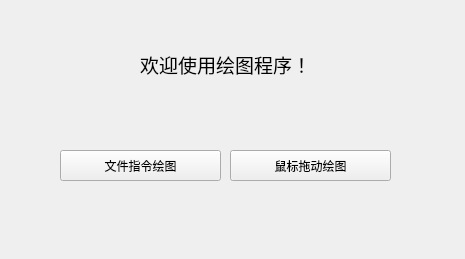
<?xml version="1.0" encoding="UTF-8"?>
<ui version="4.0">
 <class>MainWindow</class>
 <widget class="QMainWindow" name="MainWindow">
  <property name="geometry">
   <rect>
    <x>0</x>
    <y>0</y>
    <width>465</width>
    <height>259</height>
   </rect>
  </property>
  <property name="windowTitle">
   <string>MainWindow</string>
  </property>
  <widget class="QWidget" name="centralWidget">
   <widget class="QLabel" name="label">
    <property name="geometry">
     <rect>
      <x>50</x>
      <y>50</y>
      <width>351</width>
      <height>71</height>
     </rect>
    </property>
    <property name="font">
     <font>
      <pointsize>14</pointsize>
     </font>
    </property>
    <property name="text">
     <string>&lt;html&gt;&lt;head/&gt;&lt;body&gt;&lt;p align=&quot;center&quot;&gt;欢迎使用绘图程序！&lt;/p&gt;&lt;p&gt;&lt;br/&gt;&lt;/p&gt;&lt;/body&gt;&lt;/html&gt;</string>
    </property>
    <property name="alignment">
     <set>Qt::AlignCenter</set>
    </property>
   </widget>
   <widget class="QPushButton" name="btn_File">
    <property name="geometry">
     <rect>
      <x>60</x>
      <y>150</y>
      <width>161</width>
      <height>31</height>
     </rect>
    </property>
    <property name="text">
     <string>文件指令绘图</string>
    </property>
   </widget>
   <widget class="QPushButton" name="btn_Mouse">
    <property name="geometry">
     <rect>
      <x>230</x>
      <y>150</y>
      <width>161</width>
      <height>31</height>
     </rect>
    </property>
    <property name="text">
     <string>鼠标拖动绘图</string>
    </property>
   </widget>
  </widget>
 </widget>
 <layoutdefault spacing="6" margin="11"/>
 <resources/>
 <connections/>
</ui>
